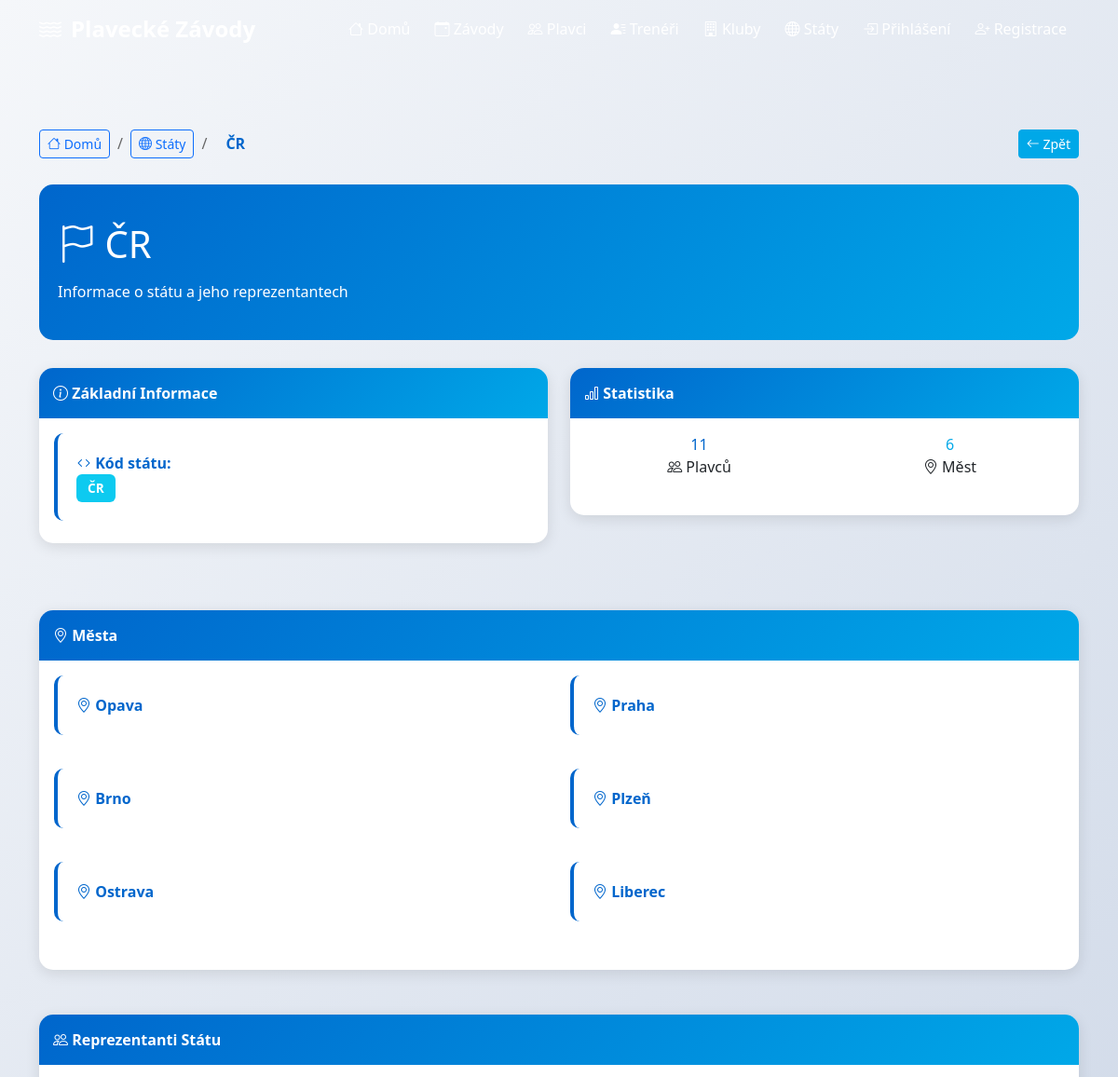
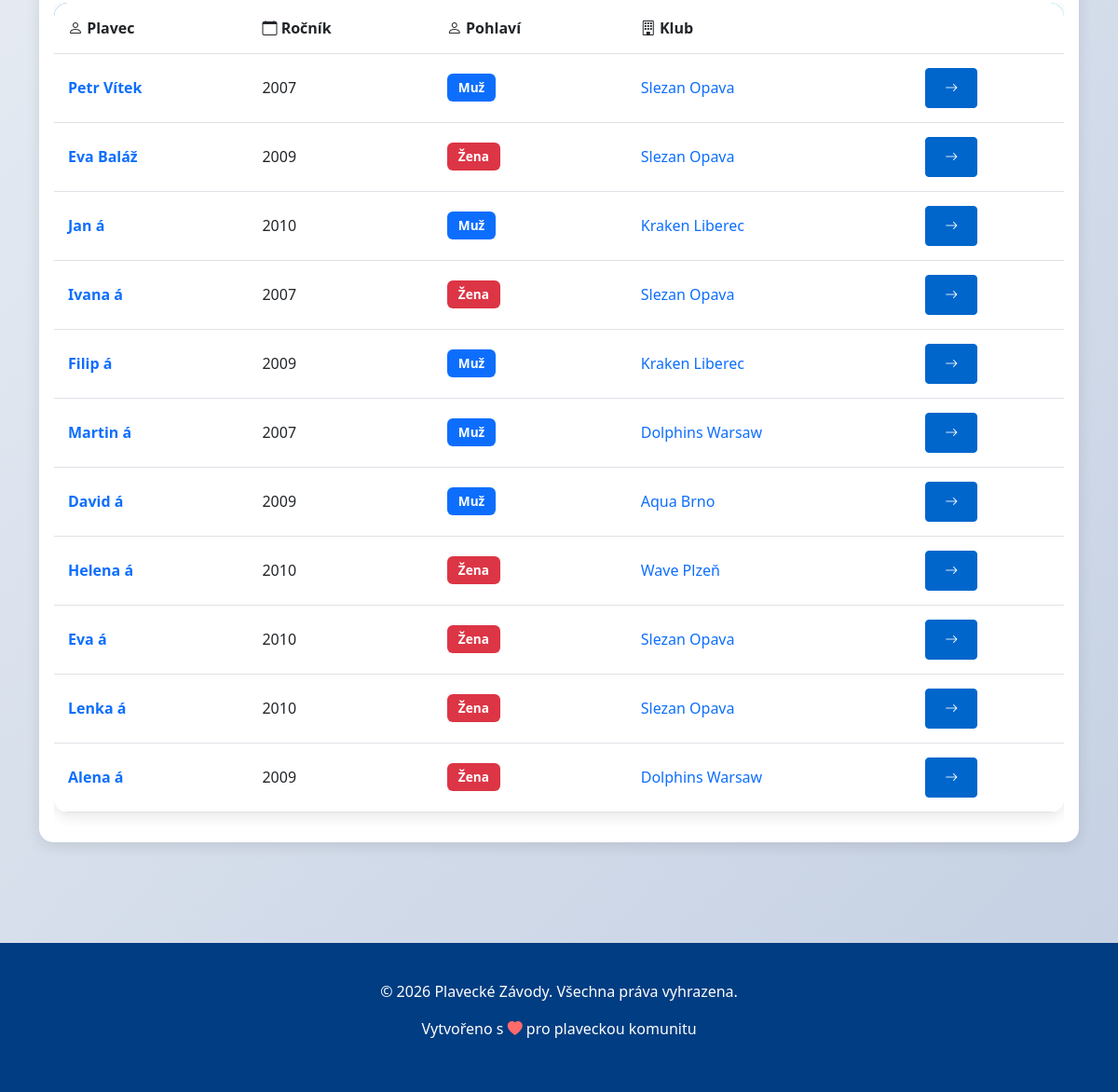
The page /stavy/1/ on the database its author committed (2 pictures, top to bottom).
### zavody/models.py (models this page shows, shortened)
class Stat(models.Model):
    stat_id = models.AutoField(primary_key=True)
    nazev = models.CharField(max_length=4, unique=True)  # CZE, SVK, POL, GER, UKR
    hymna = models.CharField(max_length=255, blank=True, null=True)
    class Meta:
        db_table = 'stat'
        verbose_name = 'Stát'
        verbose_name_plural = 'Státy'

class Mesto(models.Model):
    mesto_id = models.AutoField(primary_key=True)
    nazev = models.CharField(max_length=100)
    symbol = models.BinaryField(blank=True, null=True)
    stat = models.ForeignKey(Stat, on_delete=models.CASCADE)
    class Meta:
        db_table = 'mesto'
        verbose_name = 'Město'
        verbose_name_plural = 'Města'

class Plavec(models.Model):
    POHLAVI_CHOICES = [
        ('M', 'Muž'),
        ('Z', 'Žena'),
    ]
    plavec_id = models.AutoField(primary_key=True)
    jmeno = models.CharField(max_length=100)
    prijmeni = models.CharField(max_length=100)
    rocnik = models.IntegerField()  # Rok narození
    vaha = models.DecimalField(max_digits=5, decimal_places=2, blank=True, null=True)
    vyska = models.DecimalField(max_digits=5, decimal_places=2, blank=True, null=True)
    pohlavi = models.CharField(max_length=1, choices=POHLAVI_CHOICES)
    foto = models.CharField(max_length=255, blank=True, null=True)
    klub = models.ForeignKey(Klub, on_delete=models.SET_NULL, null=True)
    stat = models.ForeignKey(Stat, on_delete=models.SET_NULL, null=True)
    class Meta:
        db_table = 'plavec'
        verbose_name = 'Plavec'
        verbose_name_plural = 'Plavci'

class Klub(models.Model):
    klub_id = models.AutoField(primary_key=True)
    nazev = models.CharField(max_length=100)
    mesto = models.ForeignKey(Mesto, on_delete=models.CASCADE)
    datum_zalozeni = models.DateField(blank=True, null=True)
    class Meta:
        db_table = 'klub'
        verbose_name = 'Klub'
        verbose_name_plural = 'Kluby'

### zavody/views.py (the view)
# urls.py: path('stavy/<int:pk>/', views.stat_detail, name='stat_detail'),
def stat_detail(request, pk):
    stat = get_object_or_404(Stat, stat_id=pk)
    mesta = stat.mesto_set.all()
    plavci = Plavec.objects.filter(stat=stat)
    context = {
        'stat': stat,
        'mesta': mesta,
        'plavci': plavci,
    }
    return render(request, 'zavody/stat_detail.html', context)

### zavody/templates/zavody/stat_detail.html (shortened to what this page needs)
{% extends 'base.html' %}
{% block content %}
<div class="container py-5">
    <nav aria-label="breadcrumb" class="mb-4" style="display: flex; justify-content: space-between; align-items: center; gap: 1rem;">
        <div style="display: flex; gap: 0.5rem; align-items: center;">
            <a href="{% url 'home' %}" class="btn btn-sm btn-outline-primary">
                <i class="bi bi-house"></i> Domů
            </a>
            <span style="color: #666;">/</span>
            <a href="{% url 'stat_list' %}" class="btn btn-sm btn-outline-primary">
                <i class="bi bi-globe"></i> Státy
            </a>
            <span style="color: #666;">/</span>
            <span style="padding: 0.5rem 0.75rem; color: #0066cc; font-weight: 600;">{{ stat.nazev }}</span>
        </div>
        <button onclick="history.back()" class="btn btn-sm btn-secondary" style="white-space: nowrap;">
            <i class="bi bi-arrow-left"></i> Zpět
        </button>
    </nav>
    <div class="detail-header">
        <h1><i class="bi bi-flag"></i> {{ stat.nazev }}</h1>
        <p class="mb-0">Informace o státu a jeho reprezentantech</p>
    </div>
    <div class="row mb-5">
        <div class="col-md-6">
            <div class="card mb-4">
                <div class="card-header">
                    <i class="bi bi-info-circle"></i> Základní Informace
                </div>
                <div class="card-body">
                    <div class="info-box mb-2">
                        <strong><i class="bi bi-code"></i> Kód státu:</strong><br>
                        <span class="badge bg-info">{{ stat.nazev }}</span>
                    </div>
                </div>
            </div>
        </div>
        <div class="col-md-6">
            <div class="card">
                <div class="card-header">
                    <i class="bi bi-bar-chart"></i> Statistika
                </div>
                <div class="card-body">
                    <div class="row text-center">
                        <div class="col-6 mb-4">
                            <div class="number" style="color: var(--primary-color);">
                                {{ plavci|length }}
                            </div>
                            <div class="label">
                                <i class="bi bi-people"></i> Plavců
                            </div>
                        </div>
                        <div class="col-6 mb-4">
                            <div class="number" style="color: var(--secondary-color);">
                                {{ mesta|length }}
                            </div>
                            <div class="label">
                                <i class="bi bi-geo-alt"></i> Měst
                            </div>
                        </div>
                    </div>
                </div>
            </div>
        </div>
    </div>
    {% if mesta %}
        <div class="card mb-5">
            <div class="card-header">
                <i class="bi bi-geo-alt"></i> Města
            </div>
            <div class="card-body">
                <div class="row">
                    {% for mesto in mesta %}
                        <div class="col-md-6 mb-3">
                            <div class="info-box">
                                <strong><i class="bi bi-geo-alt"></i> {{ mesto.nazev }}</strong>
                            </div>
                        </div>
                    {% endfor %}
                </div>
            </div>
        </div>
    {% endif %}
    {% if plavci %}
        <div class="card">
            <div class="card-header">
                <i class="bi bi-people"></i> Reprezentanti Státu
            </div>
            <div class="card-body">
                <div class="table-responsive">
                    <table class="table table-hover">
                        <thead>
                            <tr>
                                <th><i class="bi bi-person"></i> Plavec</th>
                                <th><i class="bi bi-calendar"></i> Ročník</th>
                                <th><i class="bi bi-person"></i> Pohlaví</th>
                                <th><i class="bi bi-building"></i> Klub</th>
                                <th></th>
                            </tr>
                        </thead>
                        <tbody>
                            {% for plavec in plavci %}
                                <tr>
                                    <td>
                                        <a href="{% url 'plavec_detail' plavec.plavec_id %}" style="text-decoration: none;">
                                            <strong>{{ plavec.jmeno }} {{ plavec.prijmeni }}</strong>
                                        </a>
                                    </td>
                                    <td>{{ plavec.rocnik }}</td>
                                    <td>
                                        {% if plavec.pohlavi == 'M' %}
                                            <span class="badge bg-primary">Muž</span>
                                        {% else %}
                                            <span class="badge bg-danger">Žena</span>
                                        {% endif %}
                                    </td>
                                    <td>
                                        {% if plavec.klub %}
                                            <a href="{% url 'klub_detail' plavec.klub.klub_id %}" style="text-decoration: none;">
                                                {{ plavec.klub.nazev }}
                                            </a>
                                        {% else %}
                                            <span class="text-muted">—</span>
                                        {% endif %}
                                    </td>
                                    <td>
                                        <a href="{% url 'plavec_detail' plavec.plavec_id %}" class="btn btn-sm btn-primary">
                                            <i class="bi bi-arrow-right"></i>
                                        </a>
                                    </td>
                                </tr>
                            {% endfor %}
                        </tbody>
                    </table>
                </div>
            </div>
        </div>
    {% else %}
        <div class="alert alert-info" role="alert">
            <i class="bi bi-info-circle"></i> Tento stát zatím nemá žádné reprezentanty v databázi.
        </div>
    {% endif %}
</div>
{% endblock %}

### zavody/templates/base.html (style rules this page uses)
:root { --primary-color: #0066cc; --secondary-color: #00a8e8; --dark-color: #003d82; --light-color: #e8f4f8; }
body { font-family: 'Segoe UI', Tahoma, Geneva, Verdana, sans-serif; background: linear-gradient(135deg, #f5f7fa 0%, #c3cfe2 100%); min-height: 100vh; }
.card { border: none; border-radius: 15px; box-shadow: 0 4px 15px rgba(0, 0, 0, 0.1); transition: all 0.3s ease; overflow: hidden; }
.card-header { background: linear-gradient(135deg, var(--primary-color) 0%, var(--secondary-color) 100%); color: white; border: none; font-weight: 600; padding: 15px; }
.badge { padding: 8px 12px; font-size: 0.85rem; font-weight: 600; }
.btn-primary { background-color: var(--primary-color); border-color: var(--primary-color); font-weight: 600; padding: 10px 20px; transition: all 0.3s ease; }
.btn-secondary { background-color: var(--secondary-color); border-color: var(--secondary-color); }
.table { background: white; border-radius: 15px; overflow: hidden; box-shadow: 0 4px 15px rgba(0, 0, 0, 0.1); }
.table thead { background: linear-gradient(135deg, var(--primary-color) 0%, var(--secondary-color) 100%); color: white; }
.table td, .table th { vertical-align: middle; padding: 15px; }
.detail-header { background: linear-gradient(135deg, var(--primary-color) 0%, var(--secondary-color) 100%); color: white; padding: 40px 20px; border-radius: 15px; margin-bottom: 30px; }
.detail-header h1 { font-size: 2.5rem; margin-bottom: 15px; }
.info-box { background: white; padding: 20px; border-left: 4px solid var(--primary-color); border-radius: 10px; margin-bottom: 20px; }
.info-box strong { color: var(--primary-color); }

### rows shown on the page
Stat: nazev "ČR"
Mesto: nazev "Opava"
Mesto: nazev "Praha"
Mesto: nazev "Brno"
Mesto: nazev "Plzeň"
Mesto: nazev "Ostrava"
Mesto: nazev "Liberec"
Plavec: jmeno "Petr", prijmeni "Vítek", rocnik "2007", pohlavi "Muž", klub.nazev "Slezan Opava"
Plavec: jmeno "Eva", prijmeni "Baláž", rocnik "2009", pohlavi "Žena", klub.nazev "Slezan Opava"
Plavec: jmeno "Jan", prijmeni "á", rocnik "2010", pohlavi "Muž", klub.nazev "Kraken Liberec"
Plavec: jmeno "Ivana", prijmeni "á", rocnik "2007", pohlavi "Žena", klub.nazev "Slezan Opava"
Plavec: jmeno "Filip", prijmeni "á", rocnik "2009", pohlavi "Muž", klub.nazev "Kraken Liberec"
Plavec: jmeno "Martin", prijmeni "á", rocnik "2007", pohlavi "Muž", klub.nazev "Dolphins Warsaw"
Plavec: jmeno "David", prijmeni "á", rocnik "2009", pohlavi "Muž", klub.nazev "Aqua Brno"
Plavec: jmeno "Helena", prijmeni "á", rocnik "2010", pohlavi "Žena", klub.nazev "Wave Plzeň"
Plavec: jmeno "Eva", prijmeni "á", rocnik "2010", pohlavi "Žena", klub.nazev "Slezan Opava"
Plavec: jmeno "Lenka", prijmeni "á", rocnik "2010", pohlavi "Žena", klub.nazev "Slezan Opava"
Plavec: jmeno "Alena", prijmeni "á", rocnik "2009", pohlavi "Žena", klub.nazev "Dolphins Warsaw"

### other values the page prints
{{ plavci|length }} "11"
{{ mesta|length }} "6"
